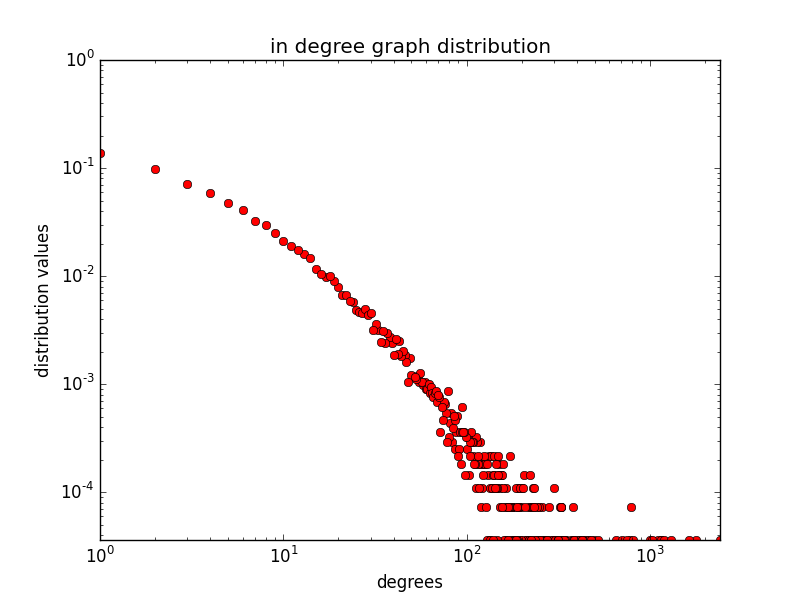

Write Python code to recreate this figure.
import urllib2
import os.path
import json
import math
import matplotlib.pyplot as plt

from Project_1_Degree_distributions_for_graphs import normalized_in_degree_distribution
from Project_1_Degree_distributions_for_graphs import in_degree_distribution

# Code for loading citation graph

CITATION_URL = "http://storage.googleapis.com/codeskulptor-alg/alg_phys-cite.txt"


def load_graph(graph_url):
    """
    Function that loads a graph given the URL for a text representation of the
    graph. Returns a dictionary that models a graph
    """

    #if os.path.isfile('source_graph.txt'):
    #    print 'source_graph.txt is exist'
    #    graph_file = open('source_graph.txt')
    #else:
    #    print 'source_graph.txt is not exist'
    #    with open('source_graph.txt', 'w') as outfile:
    #        graph_file = urllib2.urlopen(graph_url)
    #        outfile.write()

    graph_file = urllib2.urlopen(graph_url)
    graph_text = graph_file.read()
    graph_lines = graph_text.split('\n')
    graph_lines = graph_lines[ : -1]

    print "Loaded graph with", len(graph_lines), "nodes"

    answer_graph = {}
    for line in graph_lines:
        neighbors = line.split(' ')
        node = int(neighbors[0])
        answer_graph[node] = set([])
        for neighbor in neighbors[1 : -1]:
            answer_graph[node].add(int(neighbor))

    return answer_graph


def build_plot(distribution):
    """question 1"""

    xvalues = []
    yvalues = []

    for elem in distribution:
        xvalues.append(float(elem))
        yvalues.append(float(distribution[elem]))

    print 'xvalues length: ', len(xvalues)
    print 'xvalues: ', xvalues
    print 'yvalues: ', yvalues
    print 'max X: ', max(xvalues)

    plt.loglog(xvalues, yvalues, 'ro')
    plt.axis([int(min(xvalues)), math.ceil(max(xvalues)), 0, 1])
    plt.ylabel('distribution values')
    plt.xlabel('degrees')
    plt.title('in degree graph distribution')
    plt.yscale('log')
    #plt.xscale('log')
    plt.show()


def restore_graph_params(graph):
    """question 3"""

    n = len(graph)
    m = 0

    for node in graph:
        m += len(graph[node])

    return n, m / float(n)


if os.path.isfile('graph_distribution.txt'):
    print 'graph_distribution.txt is exist'
    file = open('graph_distribution.txt', 'r')
    distribution = eval(open('graph_distribution.txt').read())
    #distribution = file.read()
    file.close()
else:
    print 'graph_distribution.txt is not exist'
    citation_graph = load_graph(CITATION_URL)
    distribution = normalized_in_degree_distribution(citation_graph)
    with open('graph_distribution.txt', 'w') as outfile:
        json.dump(distribution, outfile)
    outfile.close()


#distribution = normalized_in_degree_distribution(citation_graph)
print 'distribution: ', distribution
print
print 'n and m for citation graph: ', restore_graph_params(load_graph(CITATION_URL))
build_plot(distribution)
